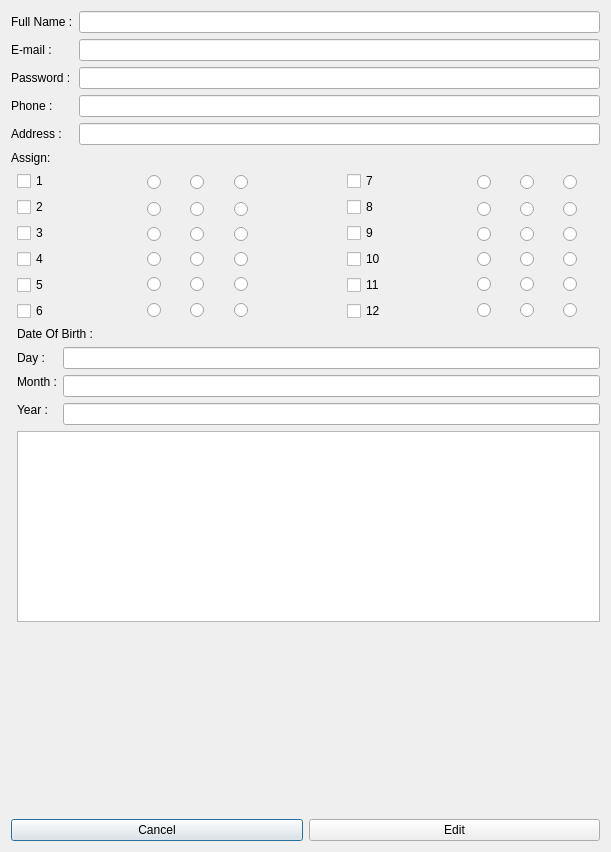
<?xml version="1.0" encoding="UTF-8"?>
<ui version="4.0">
 <class>edit_Teachers</class>
 <widget class="QDialog" name="edit_Teachers">
  <property name="geometry">
   <rect>
    <x>0</x>
    <y>0</y>
    <width>611</width>
    <height>852</height>
   </rect>
  </property>
  <property name="windowTitle">
   <string>Dialog</string>
  </property>
  <layout class="QGridLayout" name="gridLayout_16">
   <item row="2" column="0" colspan="2">
    <widget class="QLabel" name="Assign">
     <property name="text">
      <string>Assign:</string>
     </property>
    </widget>
   </item>
   <item row="3" column="1">
    <layout class="QHBoxLayout" name="horizontalLayout">
     <item>
      <layout class="QGridLayout" name="gridLayout_15">
       <item row="2" column="1">
        <layout class="QGridLayout" name="gridLayout_5">
         <item row="0" column="1">
          <widget class="QRadioButton" name="tuto_3">
           <property name="text">
            <string/>
           </property>
           <attribute name="buttonGroup">
            <string notr="true">buttonGroup_3</string>
           </attribute>
          </widget>
         </item>
         <item row="0" column="2">
          <widget class="QRadioButton" name="lab_3">
           <property name="text">
            <string/>
           </property>
           <attribute name="buttonGroup">
            <string notr="true">buttonGroup_3</string>
           </attribute>
          </widget>
         </item>
         <item row="0" column="0">
          <widget class="QRadioButton" name="course_3">
           <property name="text">
            <string/>
           </property>
           <attribute name="buttonGroup">
            <string notr="true">buttonGroup_3</string>
           </attribute>
          </widget>
         </item>
        </layout>
       </item>
       <item row="0" column="1">
        <layout class="QGridLayout" name="gridLayout_3">
         <item row="0" column="0">
          <widget class="QRadioButton" name="course_1">
           <property name="text">
            <string/>
           </property>
           <attribute name="buttonGroup">
            <string notr="true">buttonGroup</string>
           </attribute>
          </widget>
         </item>
         <item row="0" column="2">
          <widget class="QRadioButton" name="lab_1">
           <property name="text">
            <string/>
           </property>
           <attribute name="buttonGroup">
            <string notr="true">buttonGroup</string>
           </attribute>
          </widget>
         </item>
         <item row="0" column="1">
          <widget class="QRadioButton" name="tuto_1">
           <property name="text">
            <string/>
           </property>
           <attribute name="buttonGroup">
            <string notr="true">buttonGroup</string>
           </attribute>
          </widget>
         </item>
        </layout>
       </item>
       <item row="1" column="1">
        <layout class="QGridLayout" name="gridLayout_4">
         <item row="0" column="0">
          <widget class="QRadioButton" name="course_2">
           <property name="text">
            <string/>
           </property>
           <attribute name="buttonGroup">
            <string notr="true">buttonGroup_2</string>
           </attribute>
          </widget>
         </item>
         <item row="0" column="2">
          <widget class="QRadioButton" name="lab_2">
           <property name="text">
            <string/>
           </property>
           <attribute name="buttonGroup">
            <string notr="true">buttonGroup_2</string>
           </attribute>
          </widget>
         </item>
         <item row="0" column="1">
          <widget class="QRadioButton" name="tuto_2">
           <property name="text">
            <string/>
           </property>
           <attribute name="buttonGroup">
            <string notr="true">buttonGroup_2</string>
           </attribute>
          </widget>
         </item>
        </layout>
       </item>
       <item row="3" column="1">
        <layout class="QGridLayout" name="gridLayout_6">
         <item row="0" column="0">
          <widget class="QRadioButton" name="course_4">
           <property name="text">
            <string/>
           </property>
           <attribute name="buttonGroup">
            <string notr="true">buttonGroup_4</string>
           </attribute>
          </widget>
         </item>
         <item row="0" column="2">
          <widget class="QRadioButton" name="lab_4">
           <property name="text">
            <string/>
           </property>
           <attribute name="buttonGroup">
            <string notr="true">buttonGroup_4</string>
           </attribute>
          </widget>
         </item>
         <item row="0" column="1">
          <widget class="QRadioButton" name="tuto_4">
           <property name="text">
            <string/>
           </property>
           <attribute name="buttonGroup">
            <string notr="true">buttonGroup_4</string>
           </attribute>
          </widget>
         </item>
        </layout>
       </item>
       <item row="0" column="0" rowspan="6">
        <layout class="QVBoxLayout" name="verticalLayout_3">
         <item>
          <widget class="QCheckBox" name="g1">
           <property name="text">
            <string>1</string>
           </property>
          </widget>
         </item>
         <item>
          <widget class="QCheckBox" name="g2">
           <property name="text">
            <string>2</string>
           </property>
          </widget>
         </item>
         <item>
          <widget class="QCheckBox" name="g3">
           <property name="text">
            <string>3</string>
           </property>
          </widget>
         </item>
         <item>
          <widget class="QCheckBox" name="g4">
           <property name="text">
            <string>4</string>
           </property>
          </widget>
         </item>
         <item>
          <widget class="QCheckBox" name="g5">
           <property name="text">
            <string>5</string>
           </property>
          </widget>
         </item>
         <item>
          <widget class="QCheckBox" name="g6">
           <property name="text">
            <string>6</string>
           </property>
          </widget>
         </item>
        </layout>
       </item>
       <item row="5" column="1">
        <layout class="QGridLayout" name="gridLayout_8">
         <item row="0" column="0">
          <widget class="QRadioButton" name="course_6">
           <property name="text">
            <string/>
           </property>
           <attribute name="buttonGroup">
            <string notr="true">buttonGroup_6</string>
           </attribute>
          </widget>
         </item>
         <item row="0" column="2">
          <widget class="QRadioButton" name="lab_6">
           <property name="text">
            <string/>
           </property>
           <attribute name="buttonGroup">
            <string notr="true">buttonGroup_6</string>
           </attribute>
          </widget>
         </item>
         <item row="0" column="1">
          <widget class="QRadioButton" name="tuto_6">
           <property name="text">
            <string/>
           </property>
           <attribute name="buttonGroup">
            <string notr="true">buttonGroup_6</string>
           </attribute>
          </widget>
         </item>
        </layout>
       </item>
       <item row="4" column="1">
        <layout class="QGridLayout" name="gridLayout_7">
         <item row="0" column="0">
          <widget class="QRadioButton" name="course_5">
           <property name="text">
            <string/>
           </property>
           <attribute name="buttonGroup">
            <string notr="true">buttonGroup_5</string>
           </attribute>
          </widget>
         </item>
         <item row="0" column="2">
          <widget class="QRadioButton" name="lab_5">
           <property name="text">
            <string/>
           </property>
           <attribute name="buttonGroup">
            <string notr="true">buttonGroup_5</string>
           </attribute>
          </widget>
         </item>
         <item row="0" column="1">
          <widget class="QRadioButton" name="tuto_5">
           <property name="text">
            <string/>
           </property>
           <attribute name="buttonGroup">
            <string notr="true">buttonGroup_5</string>
           </attribute>
          </widget>
         </item>
        </layout>
       </item>
      </layout>
     </item>
     <item>
      <spacer name="horizontalSpacer">
       <property name="orientation">
        <enum>Qt::Horizontal</enum>
       </property>
       <property name="sizeType">
        <enum>QSizePolicy::Fixed</enum>
       </property>
       <property name="sizeHint" stdset="0">
        <size>
         <width>70</width>
         <height>20</height>
        </size>
       </property>
      </spacer>
     </item>
     <item>
      <layout class="QGridLayout" name="gridLayout">
       <item row="0" column="0" rowspan="6">
        <layout class="QVBoxLayout" name="verticalLayout_4">
         <item>
          <widget class="QCheckBox" name="g7">
           <property name="text">
            <string>7</string>
           </property>
          </widget>
         </item>
         <item>
          <widget class="QCheckBox" name="g8">
           <property name="text">
            <string>8</string>
           </property>
          </widget>
         </item>
         <item>
          <widget class="QCheckBox" name="g9">
           <property name="text">
            <string>9</string>
           </property>
          </widget>
         </item>
         <item>
          <widget class="QCheckBox" name="g10">
           <property name="text">
            <string>10</string>
           </property>
          </widget>
         </item>
         <item>
          <widget class="QCheckBox" name="g11">
           <property name="text">
            <string>11</string>
           </property>
          </widget>
         </item>
         <item>
          <widget class="QCheckBox" name="g12">
           <property name="text">
            <string>12</string>
           </property>
          </widget>
         </item>
        </layout>
       </item>
       <item row="0" column="1">
        <layout class="QGridLayout" name="gridLayout_9">
         <item row="0" column="0">
          <widget class="QRadioButton" name="course_7">
           <property name="text">
            <string/>
           </property>
           <attribute name="buttonGroup">
            <string notr="true">buttonGroup_7</string>
           </attribute>
          </widget>
         </item>
         <item row="0" column="2">
          <widget class="QRadioButton" name="lab_7">
           <property name="text">
            <string/>
           </property>
           <attribute name="buttonGroup">
            <string notr="true">buttonGroup_7</string>
           </attribute>
          </widget>
         </item>
         <item row="0" column="1">
          <widget class="QRadioButton" name="tuto_7">
           <property name="text">
            <string/>
           </property>
           <attribute name="buttonGroup">
            <string notr="true">buttonGroup_7</string>
           </attribute>
          </widget>
         </item>
        </layout>
       </item>
       <item row="5" column="1">
        <layout class="QGridLayout" name="gridLayout_14">
         <item row="0" column="0">
          <widget class="QRadioButton" name="course_12">
           <property name="text">
            <string/>
           </property>
           <attribute name="buttonGroup">
            <string notr="true">buttonGroup_12</string>
           </attribute>
          </widget>
         </item>
         <item row="0" column="2">
          <widget class="QRadioButton" name="lab_12">
           <property name="text">
            <string/>
           </property>
           <attribute name="buttonGroup">
            <string notr="true">buttonGroup_12</string>
           </attribute>
          </widget>
         </item>
         <item row="0" column="1">
          <widget class="QRadioButton" name="tuto_12">
           <property name="text">
            <string/>
           </property>
           <attribute name="buttonGroup">
            <string notr="true">buttonGroup_12</string>
           </attribute>
          </widget>
         </item>
        </layout>
       </item>
       <item row="2" column="1">
        <layout class="QGridLayout" name="gridLayout_11">
         <item row="0" column="1">
          <widget class="QRadioButton" name="tuto_9">
           <property name="text">
            <string/>
           </property>
           <attribute name="buttonGroup">
            <string notr="true">buttonGroup_9</string>
           </attribute>
          </widget>
         </item>
         <item row="0" column="0">
          <widget class="QRadioButton" name="course_9">
           <property name="text">
            <string/>
           </property>
           <attribute name="buttonGroup">
            <string notr="true">buttonGroup_9</string>
           </attribute>
          </widget>
         </item>
         <item row="0" column="2">
          <widget class="QRadioButton" name="lab_9">
           <property name="text">
            <string/>
           </property>
           <attribute name="buttonGroup">
            <string notr="true">buttonGroup_9</string>
           </attribute>
          </widget>
         </item>
        </layout>
       </item>
       <item row="1" column="1">
        <layout class="QGridLayout" name="gridLayout_10">
         <item row="0" column="0">
          <widget class="QRadioButton" name="course_8">
           <property name="text">
            <string/>
           </property>
           <attribute name="buttonGroup">
            <string notr="true">buttonGroup_8</string>
           </attribute>
          </widget>
         </item>
         <item row="0" column="2">
          <widget class="QRadioButton" name="lab_8">
           <property name="text">
            <string/>
           </property>
           <attribute name="buttonGroup">
            <string notr="true">buttonGroup_8</string>
           </attribute>
          </widget>
         </item>
         <item row="0" column="1">
          <widget class="QRadioButton" name="tuto_8">
           <property name="text">
            <string/>
           </property>
           <attribute name="buttonGroup">
            <string notr="true">buttonGroup_8</string>
           </attribute>
          </widget>
         </item>
        </layout>
       </item>
       <item row="4" column="1">
        <layout class="QGridLayout" name="gridLayout_13">
         <item row="0" column="0">
          <widget class="QRadioButton" name="course_11">
           <property name="text">
            <string/>
           </property>
           <attribute name="buttonGroup">
            <string notr="true">buttonGroup_11</string>
           </attribute>
          </widget>
         </item>
         <item row="0" column="2">
          <widget class="QRadioButton" name="lab_11">
           <property name="text">
            <string/>
           </property>
           <attribute name="buttonGroup">
            <string notr="true">buttonGroup_11</string>
           </attribute>
          </widget>
         </item>
         <item row="0" column="1">
          <widget class="QRadioButton" name="tuto_11">
           <property name="text">
            <string/>
           </property>
           <attribute name="buttonGroup">
            <string notr="true">buttonGroup_11</string>
           </attribute>
          </widget>
         </item>
        </layout>
       </item>
       <item row="3" column="1">
        <layout class="QGridLayout" name="gridLayout_12">
         <item row="0" column="0">
          <widget class="QRadioButton" name="course_10">
           <property name="text">
            <string/>
           </property>
           <attribute name="buttonGroup">
            <string notr="true">buttonGroup_10</string>
           </attribute>
          </widget>
         </item>
         <item row="0" column="2">
          <widget class="QRadioButton" name="lab_10">
           <property name="text">
            <string/>
           </property>
           <attribute name="buttonGroup">
            <string notr="true">buttonGroup_10</string>
           </attribute>
          </widget>
         </item>
         <item row="0" column="1">
          <widget class="QRadioButton" name="tuto_10">
           <property name="text">
            <string/>
           </property>
           <attribute name="buttonGroup">
            <string notr="true">buttonGroup_10</string>
           </attribute>
          </widget>
         </item>
        </layout>
       </item>
      </layout>
     </item>
    </layout>
   </item>
   <item row="1" column="0" colspan="2">
    <layout class="QFormLayout" name="formLayout">
     <item row="0" column="0">
      <layout class="QVBoxLayout" name="verticalLayout_2">
       <item>
        <widget class="QLabel" name="label">
         <property name="text">
          <string>Full Name :</string>
         </property>
        </widget>
       </item>
       <item>
        <widget class="QLabel" name="label_5">
         <property name="text">
          <string>E-mail :</string>
         </property>
        </widget>
       </item>
       <item>
        <widget class="QLabel" name="label_4">
         <property name="text">
          <string>Password :</string>
         </property>
        </widget>
       </item>
       <item>
        <widget class="QLabel" name="label_6">
         <property name="text">
          <string>Phone : </string>
         </property>
        </widget>
       </item>
       <item>
        <widget class="QLabel" name="label_7">
         <property name="text">
          <string>Address :</string>
         </property>
        </widget>
       </item>
      </layout>
     </item>
     <item row="0" column="1">
      <layout class="QVBoxLayout" name="verticalLayout">
       <item>
        <widget class="QLineEdit" name="Line_name">
         <property name="text">
          <string/>
         </property>
        </widget>
       </item>
       <item>
        <widget class="QLineEdit" name="Line_email">
         <property name="text">
          <string/>
         </property>
        </widget>
       </item>
       <item>
        <widget class="QLineEdit" name="Line_password">
         <property name="text">
          <string/>
         </property>
         <property name="echoMode">
          <enum>QLineEdit::Password</enum>
         </property>
        </widget>
       </item>
       <item>
        <widget class="QLineEdit" name="Line_phone">
         <property name="text">
          <string/>
         </property>
        </widget>
       </item>
       <item>
        <widget class="QLineEdit" name="Line_address">
         <property name="text">
          <string/>
         </property>
        </widget>
       </item>
      </layout>
     </item>
    </layout>
   </item>
   <item row="7" column="0" colspan="2">
    <layout class="QHBoxLayout" name="horizontalLayout_5">
     <item>
      <widget class="QPushButton" name="CloseTeacherbtn">
       <property name="text">
        <string>Cancel</string>
       </property>
      </widget>
     </item>
     <item>
      <widget class="QPushButton" name="EditTeacherbtn">
       <property name="text">
        <string>Edit</string>
       </property>
      </widget>
     </item>
    </layout>
   </item>
   <item row="5" column="1">
    <widget class="QListView" name="List_courses"/>
   </item>
   <item row="6" column="1">
    <spacer name="verticalSpacer">
     <property name="orientation">
      <enum>Qt::Vertical</enum>
     </property>
     <property name="sizeHint" stdset="0">
      <size>
       <width>20</width>
       <height>191</height>
      </size>
     </property>
    </spacer>
   </item>
   <item row="0" column="0" colspan="2">
    <layout class="QHBoxLayout" name="horizontalLayout_4"/>
   </item>
   <item row="4" column="1">
    <layout class="QVBoxLayout" name="verticalLayout_7">
     <item>
      <widget class="QLabel" name="Date">
       <property name="text">
        <string>Date Of Birth :</string>
       </property>
      </widget>
     </item>
     <item>
      <layout class="QGridLayout" name="gridLayout_2">
       <item row="0" column="1">
        <widget class="QLineEdit" name="L_Day"/>
       </item>
       <item row="2" column="0" rowspan="2">
        <widget class="QLabel" name="Year">
         <property name="text">
          <string>Year :</string>
         </property>
        </widget>
       </item>
       <item row="3" column="1">
        <widget class="QLineEdit" name="L_Year"/>
       </item>
       <item row="1" column="1" rowspan="2">
        <widget class="QLineEdit" name="L_Month"/>
       </item>
       <item row="0" column="0">
        <widget class="QLabel" name="Day">
         <property name="text">
          <string>Day :</string>
         </property>
        </widget>
       </item>
       <item row="1" column="0">
        <widget class="QLabel" name="Month">
         <property name="text">
          <string>Month :</string>
         </property>
        </widget>
       </item>
      </layout>
     </item>
    </layout>
   </item>
  </layout>
 </widget>
 <resources/>
 <connections/>
 <buttongroups>
  <buttongroup name="buttonGroup"/>
  <buttongroup name="buttonGroup_2"/>
  <buttongroup name="buttonGroup_3"/>
  <buttongroup name="buttonGroup_4"/>
  <buttongroup name="buttonGroup_5"/>
  <buttongroup name="buttonGroup_6"/>
  <buttongroup name="buttonGroup_7"/>
  <buttongroup name="buttonGroup_8"/>
  <buttongroup name="buttonGroup_9"/>
  <buttongroup name="buttonGroup_10"/>
  <buttongroup name="buttonGroup_11"/>
  <buttongroup name="buttonGroup_12"/>
 </buttongroups>
</ui>
